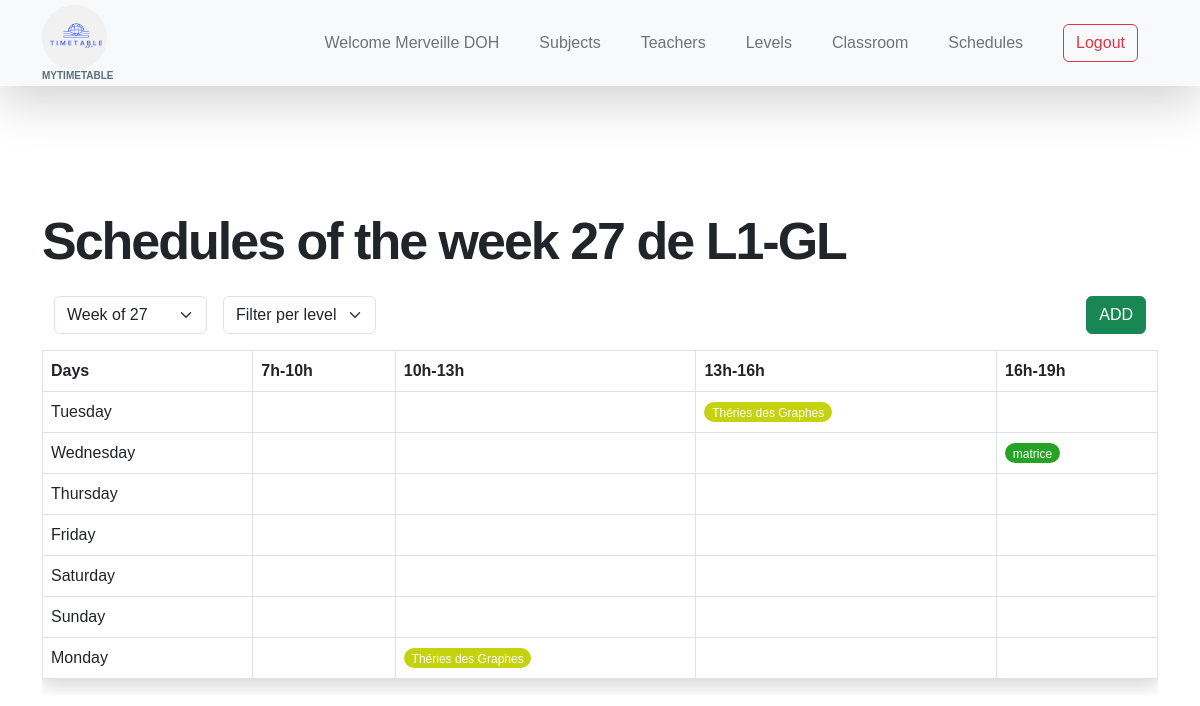
Page /your-timetables (signed in) on the committed database.
### authentification/models.py (models this page shows, shortened)
class MyUser(AbstractBaseUser, PermissionsMixin):
    email = models.EmailField(
        verbose_name="email address",
        max_length=255,
        unique=True,null=True
    )
    first_name = models.CharField(max_length=40, null=True, blank=True)
    last_name = models.CharField(max_length=40,null=True, blank=True)
    password = models.CharField(max_length=255)
    level = models.ForeignKey(
        Level, on_delete=models.CASCADE, null=True, blank=True)
    is_active = models.BooleanField(default=True)
    is_staff = models.BooleanField(default=False)
    is_teacher = models.BooleanField(default=False)
    objects = MyUserManager()
    USERNAME_FIELD = 'email'
    groups = models.ManyToManyField(Group, related_name='myuser_groups', blank=True)
    user_permissions = models.ManyToManyField(Permission, related_name='myuser_permissions', blank=True)
    def serialize(self):
        return {
            'id': self.id,
            'first_name': self.first_name,
            'last_name': self.last_name,
            'email': self.email,
        }

class Level(models.Model):
    label = models.CharField(max_length=50, null=True)
    capacity = models.IntegerField(null=True, blank=True)
    def serialize(self):
        return {
            'id': self.id,
            'label': self.label,
            'capacity': self.capacity,
        }

### acceuil/models.py (models this page shows, shortened)
class Subject(models.Model):
    label = models.CharField(max_length=100)
    bgColor = models.CharField(default='#FF0000', null=True, blank=True, max_length=100)
    level = models.ForeignKey(Level, on_delete=models.CASCADE, null=True)
    def serialize(self):
        return {
            'id': self.id,
            'label': self.label,
            'bgColor': self.bgColor,
            'level': self.level.serialize(),
        }

### acceuil/views.py (the view)
# urls.py: path('your-timetables', views.students_schedule, name='timetables.students'),
@login_required
def students_schedule(request):
    current_week = datetime.now().isocalendar()[1]
    current_week = int(request.GET.get('week', current_week))
    timetable_data = get_timetable_data(
        request.user.level.id, current_week)
    context = {
        'timetable_data': timetable_data[0],
        'all_week': timetable_data[1],
        'current_week': current_week,
        'level': request.user.level,
    }
    return render(request, 'acceuil/schedule.html', context)

### acceuil/models.py (called while the page is built)
    def serialize(self):
        return {
            'id': self.id,
            'label': self.label,
            'capacity': self.capacity,
            'desc': self.desc,
        }

### acceuil/views.py (called while the page is built)
def get_hour_range(time):
    hour = time.hour
    if 0 <= hour < 10:
        return 1
    elif 10 <= hour < 13:
        return 2
    elif 13 <= hour < 16:
        return 3
    elif 16 <= hour < 24:
        return 4

### template/acceuil/schedule.html (shortened to what this page needs)
{% extends 'base/base.html' %}
{% block 'main' %}
<div class="my-3">
    <h1 class="py-2">Schedules of the week {{ current_week }} de {{ level.label }} </h1>
</div>
<div class="container-fluid my-3">
    <div class="d-flex justify-content-between">
        <div class="d-flex">
            <select name="" id="switchWeek" class="form-select">
                {% for w in all_week %}
                <option value="{{ w }}" {% if current_week == w %} selected {% endif %}> Week of {{ w }} </option>
                {% endfor %}
            </select>
            {% if user.is_superuser %}
            <select name="" id="switchLevel" class="form-select ms-3">
                <option selected disabled>Filter per level</option>
            </select>
            {% endif %}
        </div>
        {% if user.is_superuser %}
        <div class="d-flex justify-content-end">
            <button class="btn btn-success" data-bs-toggle="modal" data-bs-target="#addShedule">ADD</button>
        </div>
        {% endif %}
    </div>
</div>
<div>
    <div class="table-responsive">
        <table class="table table-bordered shadow">
            <thead>
                <tr>
                    <th>Days</th>
                    <th>7h-10h</th>
                    <th>10h-13h</th>
                    <th>13h-16h</th>
                    <th>16h-19h</th>
                </tr>
            </thead>
            <tbody>
                {% for day_data in timetable_data %}
                <tr>
                    <td>{{ day_data.day_name }}</td>
                    <td>
                    </td>
                    <td>
                        {% for slot in day_data.time_slots.2 %}
                        <div class="badge" style="background-color: {{ slot.subject.bgColor }}"
                            data-bs-target="#viewSchedule2_{{ slot.id }}" data-bs-toggle="modal">
                            {{ slot.subject.label }}
                        </div>
                        {% endfor %}
                    </td>
                    <td>
                        {% for slot in day_data.time_slots.3 %}
                        <div class="badge" style="background-color: {{ slot.subject.bgColor }}"
                            data-bs-target="#viewSchedule3_{{ slot.id }}" data-bs-toggle="modal">
                            {{ slot.subject.label }}
                        </div>
                        {% endfor %}
                    </td>
                    <td>
                        {% for slot in day_data.time_slots.4 %}
                        <div class="badge" style="background-color:{{ slot.subject.bgColor }}"
                            data-bs-target="#viewSchedule4_{{ slot.id }}" data-bs-toggle="modal">
                            {{ slot.subject.label }}
                        </div>
                        {% endfor %}
                    </td>
                </tr>
                {% endfor %}
            </tbody>
        </table>
    </div>
</div>
{% endblock %}

### template/base/header.html (shortened to what this page needs)
{% load static %}
<nav class="navbar navbar-expand-lg bg-light shadow-lg">
    <div class="container">
        <a class="navbar-brand" href="{% url 'home' %}">
            <span>
                <img src="{% static 'img/timetable.png' %}" alt="" style="height: 65px; border-radius: 50px;">
                <small>myTimeTable</small> </span>
        </a>
        <div class="collapse navbar-collapse" id="navbarNav">
            <ul class="navbar-nav ms-auto">
                {% if user.is_authenticated %}
                <li class="nav-item align-self-center c-url" data-url="{% url 'profile' %}">
                    <a href="{% url 'profile' %}" class="nav-link click-scroll align-self-center">
                        Welcome {{ user.first_name }} {{ user.last_name }}</a>
                </li>
                {% if user.is_superuser %}
                <li class="nav-item align-self-center c-url" data-url="{% url 'subject' %}">
                    <a class="nav-link click-scroll" href="{% url 'subject' %}">Subjects</a>
                </li>
                <li class="nav-item align-self-center c-url" data-url="{% url 'teacher' %}">
                    <a class="nav-link click-scroll" href="{% url 'teacher' %}">Teachers</a>
                </li>
                <li class="nav-item align-self-center c-url" data-url="{% url 'level' %}">
                    <a class="nav-link click-scroll" href="{% url 'level' %}">Levels</a>
                </li>
                <li class="nav-item align-self-center c-url" data-url="{% url 'classroom' %}">
                    <a class="nav-link click-scroll" href="{% url 'classroom' %}">Classroom</a>
                </li>
                <li class="nav-item align-self-center c-url" data-url="{% url 'timetable' 99999999999 %}">
                    <a class="nav-link click-scroll" href="{% url 'timetable' 99999999999 %}">Schedules</a>
                </li>
                {% else %}
                <li class="nav-item align-self-center c-url" data-url="{% url 'timetables.students' %}">
                    <a class="nav-link click-scroll" href="{% url 'timetables.students' %}">Your Schedules</a>
                </li>
                {% endif %}
                <li class="nav-item align-self-center">
                    <span class="nav-link click-scroll" href="{% url 'logout' %}">
                        <a class="btn btn-outline-danger" href="{% url 'logout' %}">Logout</a>
                    </span>
                </li>
                {% endif %}
            </ul>
        </div>
    </div>
</nav>

### static/css/style.css (style rules this page uses)
html, body { overflow-x: hidden!important; }
.statut { background-image: url('../img/calendar-with-pencil-monstera-leaf.jpg' ); background-size: cover; }
th { vertical-align: middle!important; }

### rows in the picture
MyUser: first_name "Merveille", last_name "DOH"
Level: label "L1-GL"
Subject: subject.label "Théries des Graphes", subject.label "Théries des Graphes"
Subject: subject.label "matrice"

### other values in the picture
{{ current_week }} "27"
{{ day_data.day_name }} "Tuesday" "Wednesday" "Thursday" "Friday" "Saturday" "Sunday" "Monday"
